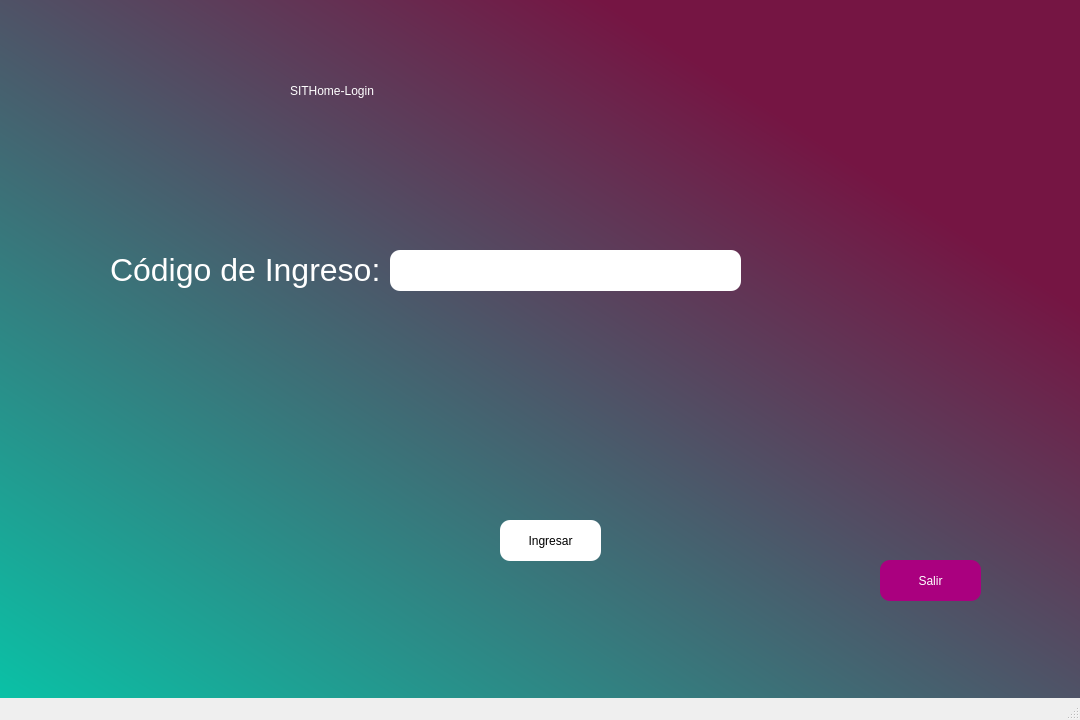
<?xml version="1.0" encoding="UTF-8"?>
<ui version="4.0">
 <class>MainWindow</class>
 <widget class="QMainWindow" name="MainWindow">
  <property name="windowModality">
   <enum>Qt::NonModal</enum>
  </property>
  <property name="enabled">
   <bool>true</bool>
  </property>
  <property name="geometry">
   <rect>
    <x>0</x>
    <y>0</y>
    <width>1080</width>
    <height>720</height>
   </rect>
  </property>
  <property name="minimumSize">
   <size>
    <width>1080</width>
    <height>720</height>
   </size>
  </property>
  <property name="maximumSize">
   <size>
    <width>1080</width>
    <height>720</height>
   </size>
  </property>
  <property name="cursor">
   <cursorShape>ArrowCursor</cursorShape>
  </property>
  <property name="contextMenuPolicy">
   <enum>Qt::DefaultContextMenu</enum>
  </property>
  <property name="windowTitle">
   <string>Login SITHome</string>
  </property>
  <property name="styleSheet">
   <string notr="true">QWidget#centralwidget{
background-color: qlineargradient(spread:pad, x1:0, y1:1, x2:1, y2:0, stop:0 rgba(10, 193, 166, 255), stop:0.778409 rgba(117, 21, 67, 255));}</string>
  </property>
  <widget class="QWidget" name="centralwidget">
   <widget class="QLabel" name="label">
    <property name="geometry">
     <rect>
      <x>290</x>
      <y>40</y>
      <width>461</width>
      <height>101</height>
     </rect>
    </property>
    <property name="styleSheet">
     <string notr="true">font: 50pt  &quot;MS shell  Dlg 2&quot;;
color: #FFFFFF;

</string>
    </property>
    <property name="text">
     <string>SITHome-Login</string>
    </property>
   </widget>
   <widget class="QLabel" name="label_2">
    <property name="geometry">
     <rect>
      <x>110</x>
      <y>250</y>
      <width>271</width>
      <height>41</height>
     </rect>
    </property>
    <property name="styleSheet">
     <string notr="true">font: 32pt &quot;MS shell Dlg 2&quot;;
color: white;
</string>
    </property>
    <property name="text">
     <string>&lt;html&gt;&lt;head/&gt;&lt;body&gt;&lt;p&gt;&lt;span style=&quot; font-size:24pt;&quot;&gt;Código de Ingreso:&lt;/span&gt;&lt;/p&gt;&lt;/body&gt;&lt;/html&gt;</string>
    </property>
   </widget>
   <widget class="QLineEdit" name="usuario">
    <property name="geometry">
     <rect>
      <x>390</x>
      <y>250</y>
      <width>351</width>
      <height>41</height>
     </rect>
    </property>
    <property name="styleSheet">
     <string notr="true">border-radius: 10px;
border: none;
font: 24px;
</string>
    </property>
    <property name="echoMode">
     <enum>QLineEdit::Password</enum>
    </property>
   </widget>
   <widget class="QPushButton" name="pushButton">
    <property name="geometry">
     <rect>
      <x>500</x>
      <y>520</y>
      <width>101</width>
      <height>41</height>
     </rect>
    </property>
    <property name="cursor">
     <cursorShape>PointingHandCursor</cursorShape>
    </property>
    <property name="styleSheet">
     <string notr="true">background-color: rgb(255, 255, 255);
color: black;
border-radius: 10px;
hover: pointer;

</string>
    </property>
    <property name="text">
     <string>Ingresar</string>
    </property>
    <property name="shortcut">
     <string>Return</string>
    </property>
   </widget>
   <widget class="QPushButton" name="pushButton_2">
    <property name="geometry">
     <rect>
      <x>880</x>
      <y>560</y>
      <width>101</width>
      <height>41</height>
     </rect>
    </property>
    <property name="cursor">
     <cursorShape>PointingHandCursor</cursorShape>
    </property>
    <property name="styleSheet">
     <string notr="true">background-color: rgb(170, 0, 127);
color: white;
border-radius: 10px;
</string>
    </property>
    <property name="text">
     <string>Salir</string>
    </property>
    <property name="shortcut">
     <string>Esc</string>
    </property>
   </widget>
   <widget class="QLabel" name="labelError">
    <property name="geometry">
     <rect>
      <x>390</x>
      <y>460</y>
      <width>361</width>
      <height>41</height>
     </rect>
    </property>
    <property name="styleSheet">
     <string notr="true">font: 16pt;
color: orange;
</string>
    </property>
    <property name="text">
     <string/>
    </property>
   </widget>
  </widget>
  <widget class="QMenuBar" name="menubar">
   <property name="geometry">
    <rect>
     <x>0</x>
     <y>0</y>
     <width>1080</width>
     <height>21</height>
    </rect>
   </property>
  </widget>
  <widget class="QStatusBar" name="statusbar"/>
 </widget>
 <resources/>
 <connections/>
</ui>
